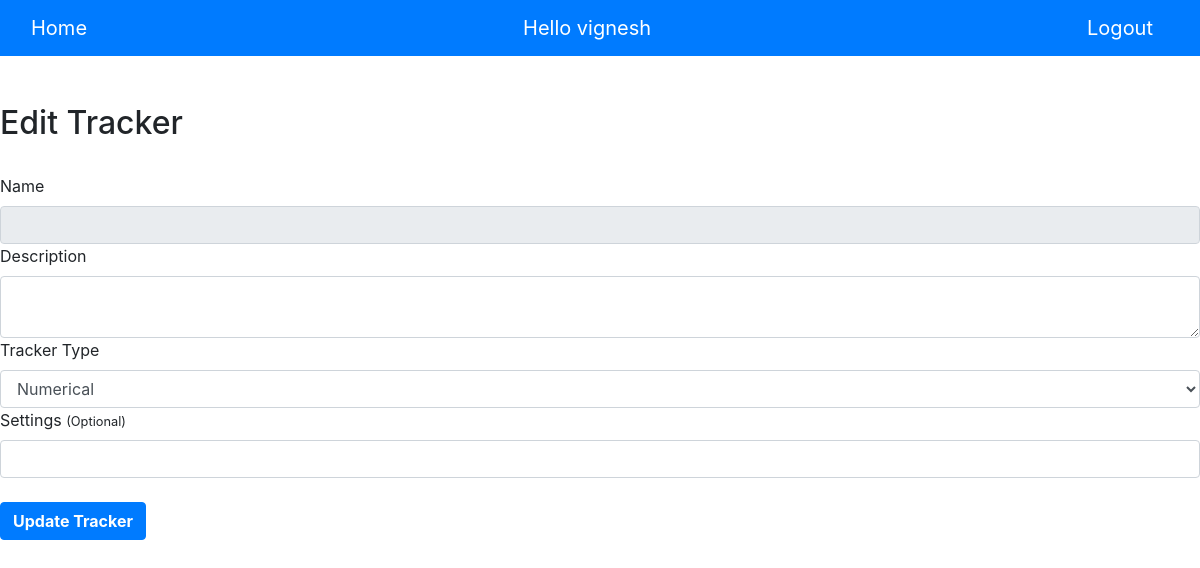
Page /edit-tracker/3 (signed in) on the earlier database version.
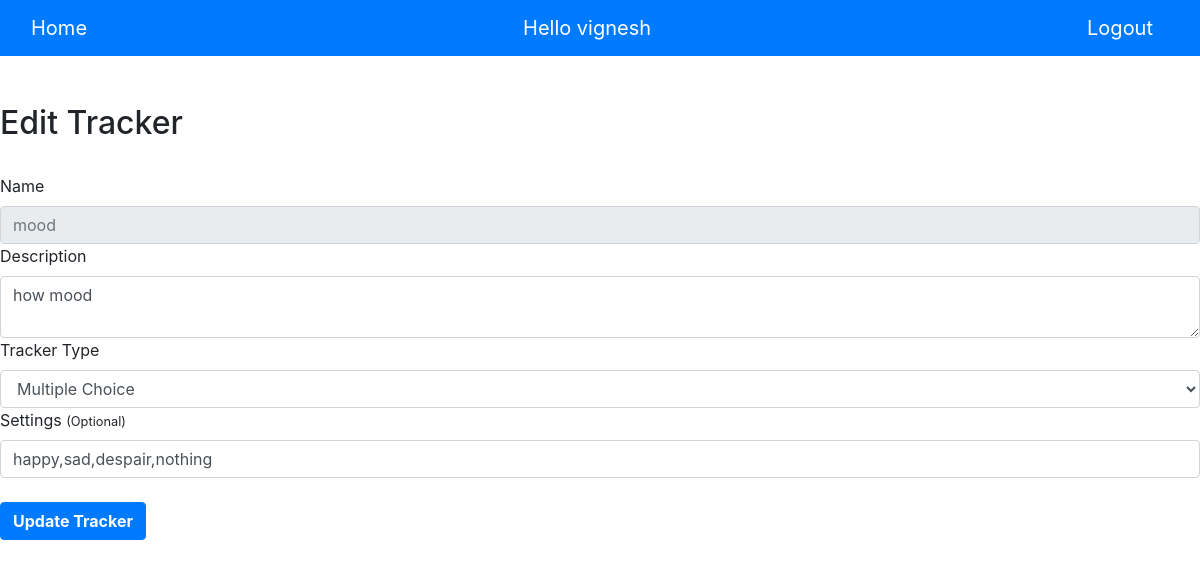
Same page on the later database version.
### app.py (models this page shows)
class Tracker(db.Model):
    t_id = db.Column(db.Integer, primary_key=True)
    name = db.Column(db.String(60))
    description = db.Column(db.String(150))
    type = db.Column(db.String(60))
    settings = db.Column(db.String(60))
    log = db.relationship('Log')
    user_id = db.Column(db.Integer, db.ForeignKey("user.id"), nullable=False)

### app.py (the view, shortened to what this page needs)
@app.route('/edit-tracker/<int:t_id>', methods=['GET', 'POST'])
@login_required
def edit_tracker(t_id):
    tracker = Tracker.query.get(t_id)
    return render_template("edit_tracker_page.html", user=current_user, tracker=tracker)

### app.py (called while the page is built)
@login.user_loader
def load_user(id):
    return User.query.get(int(id))

### templates/edit_tracker_page.html (shortened to what this page needs)
{% extends 'base.html' %}
{% block content %}
<form method="post">
    <div class="form-group">
        <h2>Edit Tracker</h2>
        <div>
            <br>
        <label for="name">Name</label>
        <input
            type="text"
            class="form-control"
            id="name"
            name="name"
            placeholder="{{ tracker.name }}"
            maxlength="30"
            disabled
        />
        <label for="description">Description</label>
        <textarea
            class="form-control"
            id="description"
            name="description"
            maxlength="200"
            required
        >{{ tracker.description }}</textarea>
        <label for="type">Tracker Type</label>
                    <select id="type"  class="form-control"  name="type" required>
                        {% if tracker.type=="Numerical" %}
                        <option value="Numerical" selected>Numerical</option>
                        {% else %}
                        <option value="Numerical">Numerical</option>
                        {% endif %}
                        {% if tracker.type=="Multiple Choice" %}
                        <option value="Multiple Choice"  selected>Multiple Choice</option>
                        {% else %}
                        <option value="Multiple Choice">Multiple Choice</option>
                        {% endif %}
                    </select>
        <label for="settings">Settings <small>(Optional)</small></label>
        <input
            type="text"
            class="form-control"
            id="settings"
            name="settings"
            value="{{ tracker.settings }}"
            maxlength="80"
        />
        <br>
        <button type="submit" class="btn btn-primary"><b>Update Tracker</b></button>
        </div>
    </div>
</form>
{% endblock %}

Differences in the rows shown:
added Tracker: name "mood", description "how mood", type "Multiple Choice", settings "happy,sad,despair,nothing"
Other differences:
form field type: "Numerical" → (not shown)
